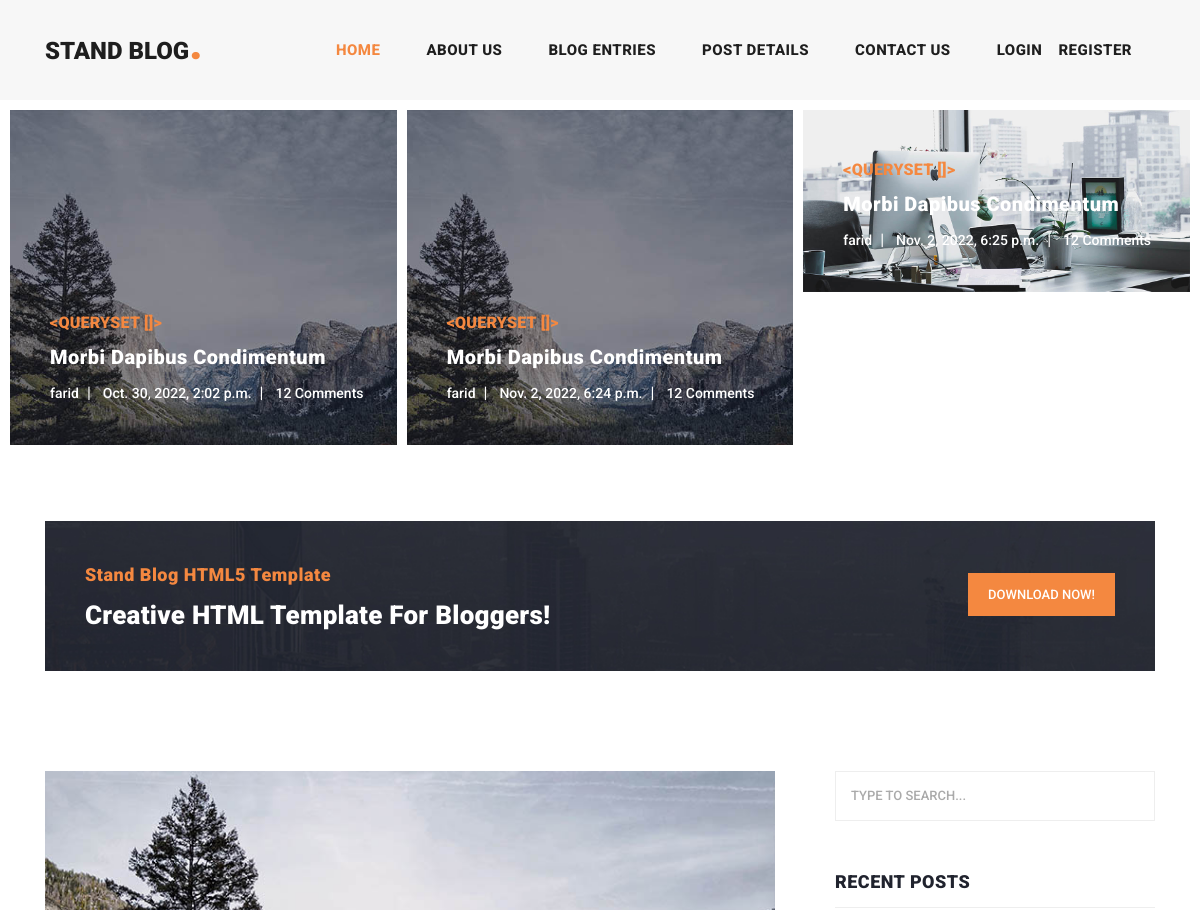
The app's page / (upper part), older data.
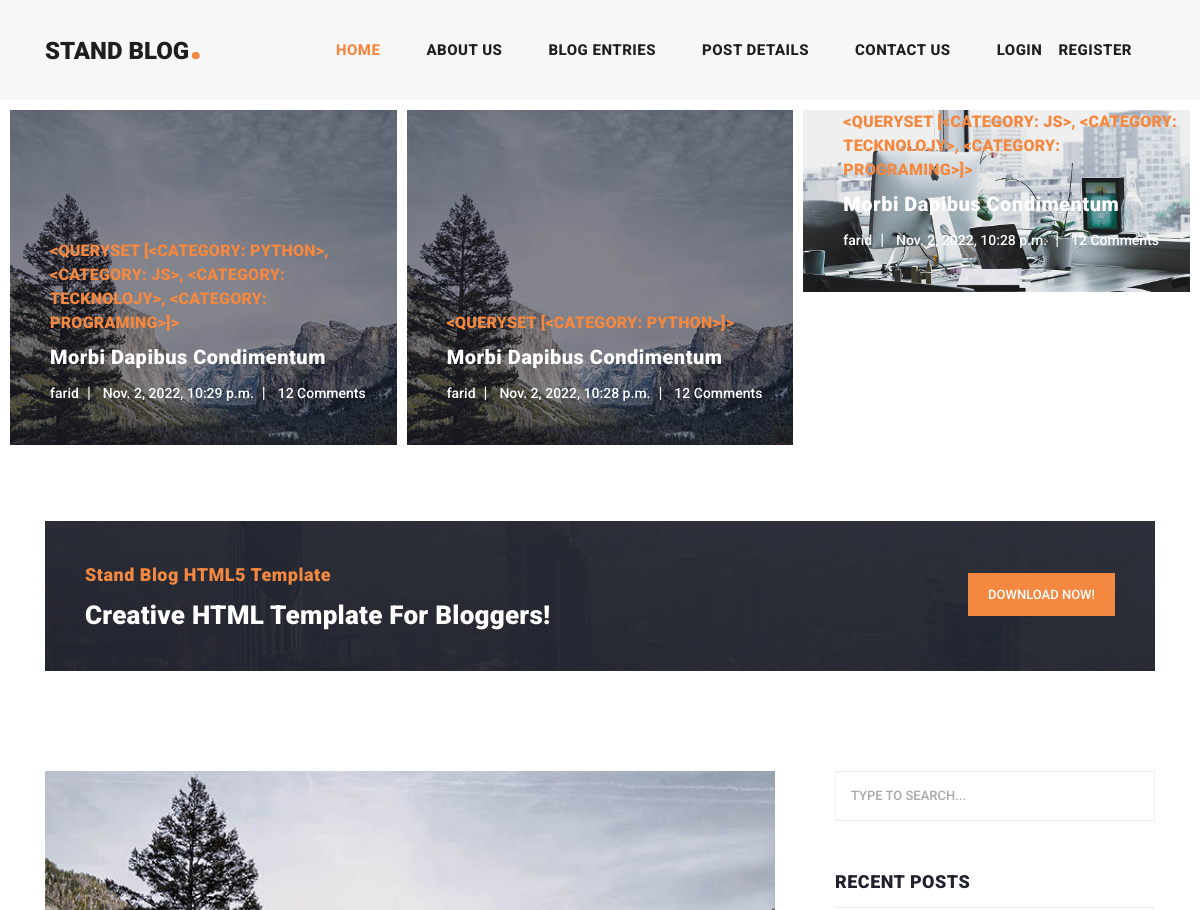
The same page, newer data.
### blog/models.py (models this page shows, shortened)
class Post(models.Model):
    STATUS_CHOICES = (
        ('d', 'draft'),
        ('p', 'publish')
    )
    other = models.ForeignKey(User, on_delete=models.CASCADE) # many to one
    title = models.CharField(max_length=20)
    category = models.ManyToManyField(Category, null=True)
    body = models.TextField()
    img = models.ImageField(upload_to='images/blog/post')
    created = models.DateTimeField(auto_now=timezone)
    updated = models.DateTimeField(auto_now_add=True)
    status = models.CharField(max_length=1, default='d', choices=STATUS_CHOICES, null=False)

class Category(models.Model):
    title = models.CharField(max_length=100)
    activate = models.BooleanField(default=True)
    def __str__(self):
        return self.title

### home_app/views.py (the view)
# urls.py: path('', views.home),
def home(request):
    posts = Post.objects.all()
    return render(request, 'home_app/index.html', {'posts': posts})

### templates/home_app/index.html (shortened to what this page needs)
{% load static %}
<!DOCTYPE html>
<html lang="en">
<head>
    <link href="{% static 'vendor/bootstrap/css/bootstrap.min.css' %}" rel="stylesheet">
    <link rel="stylesheet" href="{% static 'css/fontawesome.css' %}">
    <link rel="stylesheet" href="{% static 'css/templatemo-stand-blog.css' %}">
    <link rel="stylesheet" href="{% static 'css/owl.css' %}">
</head>
<body>
<header class="">
    <nav class="navbar navbar-expand-lg">
        <div class="container">
            <a class="navbar-brand" href="index.html"><h2>Stand Blog<em>.</em></h2></a>
            <div class="collapse navbar-collapse" id="navbarResponsive">
                <ul class="navbar-nav ml-auto">
                    <li class="nav-item active">
                        <a class="nav-link" href="index.html">Home
                        </a>
                    </li>
                    <li class="nav-item">
                        <a class="nav-link" href="about.html">About Us</a>
                    </li>
                    <li class="nav-item">
                        <a class="nav-link" href="blog.html">Blog Entries</a>
                    </li>
                    <li class="nav-item">
                        <a class="nav-link" href="post-details.html">Post Details</a>
                    </li>
                    <li class="nav-item">
                        <a class="nav-link" href="contact.html">Contact Us</a>
                    </li>
                    <li class="nav-item">
                        {% if request.user.is_authenticated %}
                            <a class="nav-link" href="contact.html">{{ request.user.username }}</a>
                            <a class="nav-link" href="logout">logout</a>
                        {% else %}
                            <div class="-align-center" rel="apple-touch-icon">
                                <div class="d-flex">
                                    <a class="nav-link" href="login">login</a>
                                    <a class="nav-link" href="register">register</a>
                                </div>
                            </div>
                        {% endif %}
                    </li>
                </ul>
            </div>
        </div>
    </nav>
</header>
<div class="main-banner header-text">
    <div class="container-fluid">
        <div class="owl-banner owl-carousel">
            {% for post in posts %}
                <div class="item">
                    <img src="{{ post.img.url }}" alt="{{ post.title }}">
                    <div class="item-content">
                        <div class="main-content">
                            <div class="meta-category">
                                <span>{{ post.category.all }}</span>
                            </div>
                            <a href="post-details.html"><h4>Morbi dapibus condimentum</h4></a>
                            <ul class="post-info">
                                <li><a href="#">{{ post.other }}</a></li>
                                <li><a href="#">{{ post.created }}</a></li>
                                <li><a href="#">12 Comments</a></li>
                            </ul>
                        </div>
                    </div>
                </div>
            {% endfor %}
        </div>
    </div>
</div>
<section class="call-to-action">
    <div class="container">
        <div class="row">
            <div class="col-lg-12">
                <div class="main-content">
                    <div class="row">
                        <div class="col-lg-8">
                            <span>Stand Blog HTML5 Template</span>
                            <h4>Creative HTML Template For Bloggers!</h4>
                        </div>
                        <div class="col-lg-4">
                            <div class="main-button">
                                <a rel="nofollow" href="https://templatemo.com/tm-551-stand-blog" target="_parent">Download
                                    Now!</a>
                            </div>
                        </div>
                    </div>
                </div>
            </div>
        </div>
    </div>
</section>
<section class="blog-posts">
    <div class="container">
        <div class="row">
            <div class="col-lg-8">
                <div class="all-blog-posts">
                    <div class="row">
                        <div class="col-lg-12">
                            <div class="blog-post">
                                <div class="blog-thumb">
                                    <img src="{% static 'images/blog-post-01.jpg' %}" alt="">
                                </div>
                            </div>
                        </div>
                    </div>
                </div>
            </div>
            <div class="col-lg-4">
                <div class="sidebar">
                    <div class="row">
                        <div class="col-lg-12">
                            <div class="sidebar-item search">
                                <form id="search_form" name="gs" method="GET" action="#">
                                    <input type="text" name="q" class="searchText" placeholder="type to search..."
                                           autocomplete="on">
                                </form>
                            </div>
                        </div>
                        <div class="col-lg-12">
                            <div class="sidebar-item recent-posts">
                                <div class="sidebar-heading">
                                    <h2>Recent Posts</h2>
                                </div>
                            </div>
                        </div>
                    </div>
                </div>
            </div>
        </div>
    </div>
</section>
</body>
</html>

### assets/css/templatemo-stand-blog.css (style rules this page uses)
body { font-family: 'Roboto', sans-serif; overflow-x: hidden; text-rendering: optimizeLegibility; -webkit-font-smoothing: antialiased; -moz-osx-font-smoothing: grayscale; }
a { text-decoration: none!important; }
ul { padding: 0; margin: 0; list-style: none; }
h1,h2,h3,h4,h5,h6 { margin: 0px; }
.main-button a { display: inline-block; background-color: #f48840; color: #fff; font-size: 13px; font-weight: 500; padding: 12px 20px; text-transform: uppercase; transition: all .3s; }
header { position: absolute; z-index: 99999; width: 100%; height: 100px; background-color: #f7f7f7; -webkit-transition: all 0.3s ease-in-out 0s; -moz-transition: all 0.3s ease-in-out 0s; -o-transition: all 0.3s ease-in-out 0s; transition: all 0.3s ease-in-out 0s; }
header .navbar { padding: 25px 0px; }
.navbar .navbar-brand { float: left; margin-top: -12px; outline: none; }
.navbar .navbar-brand h2 { color: #1e1e1e; text-transform: uppercase; font-size: 24px; font-weight: 900; -webkit-transition: all .3s ease 0s; -moz-transition: all .3s ease 0s; -o-transition: all .3s ease 0s; transition: all .3s ease 0s; }
.navbar .navbar-brand h2 em { font-size: 44px; font-style: normal; color: #f48840; }
#navbarResponsive { z-index: 999; }
.navbar-collapse { text-align: center; }
.navbar .navbar-nav .nav-item { margin: 0px 15px; }
.navbar .navbar-nav a.nav-link { text-transform: capitalize; font-size: 15px; font-weight: 800; text-transform: uppercase; letter-spacing: 0.5px; color: #1e1e1e; transition: all 0.3s; }
.navbar .navbar-nav .nav-link:hover, .navbar .navbar-nav .active>.nav-link, .navbar .navbar-nav .nav-link.active, .navbar .navbar-nav .nav-link.show, .navbar .navbar-nav .show>.nav-link { color: #f48840; }
.main-banner .container-fluid { padding: 0px 10px; margin-bottom: -24px; }
.owl-banner { padding-top: 110px; }
.owl-banner .item { position: relative; }
.owl-banner .item .item-content { position: absolute; bottom: 40px; left: 40px; }
.owl-banner .item .item-content .meta-category span { color: #f48840; font-size: 18px; text-transform: uppercase; font-weight: 900; letter-spacing: 0.25px; }
.owl-banner .item .item-content h4 { font-size: 24px; font-weight: 900; color: #fff; letter-spacing: 0.5px; text-transform: capitalize; margin: 10px 0px 12px 0px; }
.owl-banner .item .item-content ul li { display: inline-block; margin-right: 8px; }
.owl-banner .item .item-content ul li:after { content: '|'; color: #fff; margin-left: 8px; }
.owl-banner .item .item-content ul li:last-child::after { display: none; }
.owl-banner .item .item-content ul li a { font-size: 14px; color: #fff; font-weight: 500; transition: all .3s; }
.call-to-action { margin-top: 100px; }
.call-to-action .main-content { padding: 40px; background-image: url(../images/cta-bg.jpg); background-position: center center; background-repeat: no-repeat; background-size: cover; }
.call-to-action .main-content span { color: #f48840; font-size: 18px; font-weight: 900; letter-spacing: 0.5px; }
.call-to-action .main-content h4 { margin-bottom: 0px; margin-top: 12px; color: #fff; font-size: 26px; font-weight: 900; letter-spacing: 0.25px; }
.call-to-action .main-content .main-button { text-align: right; margin-top: 12px; }
.blog-posts { margin-top: 100px; }
.blog-posts .blog-post { margin-bottom: 30px; }
.blog-posts .blog-thumb img { width: 100%; overflow: hidden; }
.blog-posts .sidebar-heading h2 { font-size: 18px; text-transform: uppercase; font-weight: 900; letter-spacing: 0.5px; color: #20232e; border-bottom: 1px solid #eee; padding-bottom: 15px; margin-bottom: 25px; }
.sidebar { margin-left: 30px; }
.sidebar .sidebar-item { margin-top: 50px; }
.sidebar .search { margin-top: 0px; }
.sidebar .sidebar-heading h2 { font-size: 18px; text-transform: uppercase; font-weight: 900; letter-spacing: 0.5px; color: #20232e; border-bottom: 1px solid #eee; padding-bottom: 15px; margin-bottom: 25px; }
.sidebar .search input { width: 100%; height: 50px; border: 1px solid #eee; font-size: 13px; text-transform: uppercase; font-weight: 500; color: #7a7a7a; outline: none; padding: 0px 15px; }
.sidebar .search input::placeholder { color: #aaa; }
@media (max-width: 1250px) { .owl-banner .item .item-content .meta-category span { font-size: 16px; } }
@media (max-width: 1250px) { .owl-banner .item .item-content h4 { font-size: 20px; } }

Row changes from the older to the newer data that the page shows:
removed Post: img (picture), category.all "<QUERYSET []>", other "farid", created "Oct. 30, 2022, 2:02 p.m."
removed Post: img (picture), category.all "<QUERYSET []>", other "farid", created "Nov. 2, 2022, 6:25 p.m."
added Post: img (picture), category.all "<QUERYSET [<CATEGORY: PYTHON>, <CATEGORY: JS>, <CATEGORY: TECKNOLOJY>, <CATEGORY: PROGRAMING>]>", other "farid", created "Nov. 2, 2022, 10:29 p.m."
changed Post: category.all "<QUERYSET []>" → "<QUERYSET [<CATEGORY: PYTHON>]>"; created "Nov. 2, 2022, 6:24 p.m." → "Nov. 2, 2022, 10:28 p.m."
added Post: img (picture), category.all "<QUERYSET [<CATEGORY: JS>, <CATEGORY: TECKNOLOJY>, <CATEGORY: PROGRAMING>]>", other "farid", created "Nov. 2, 2022, 10:28 p.m."
